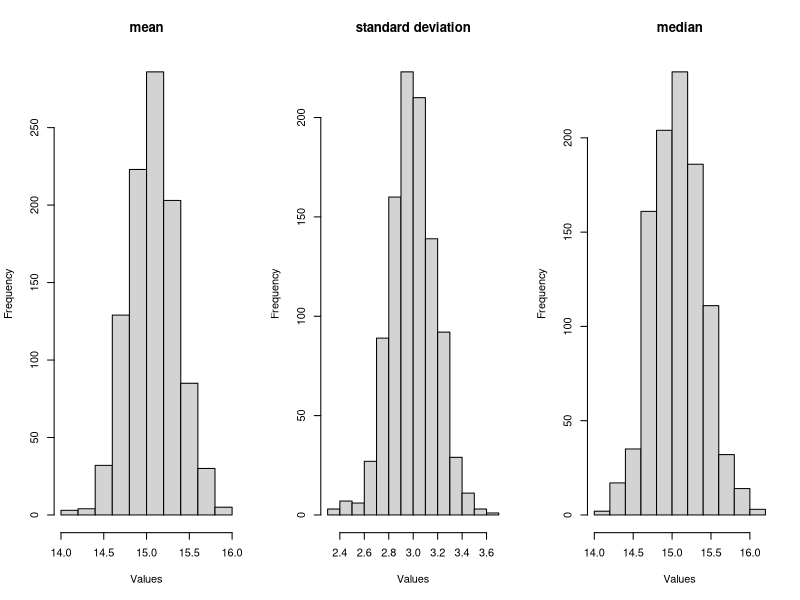
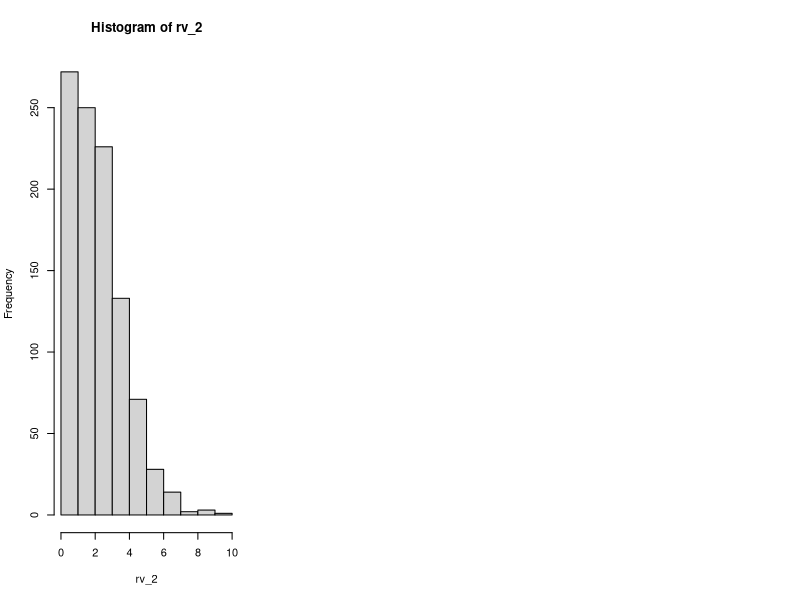
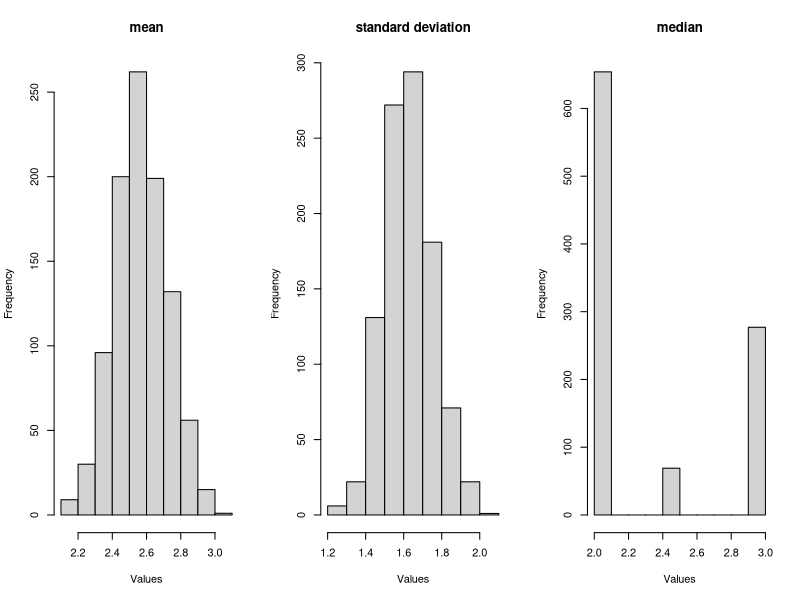
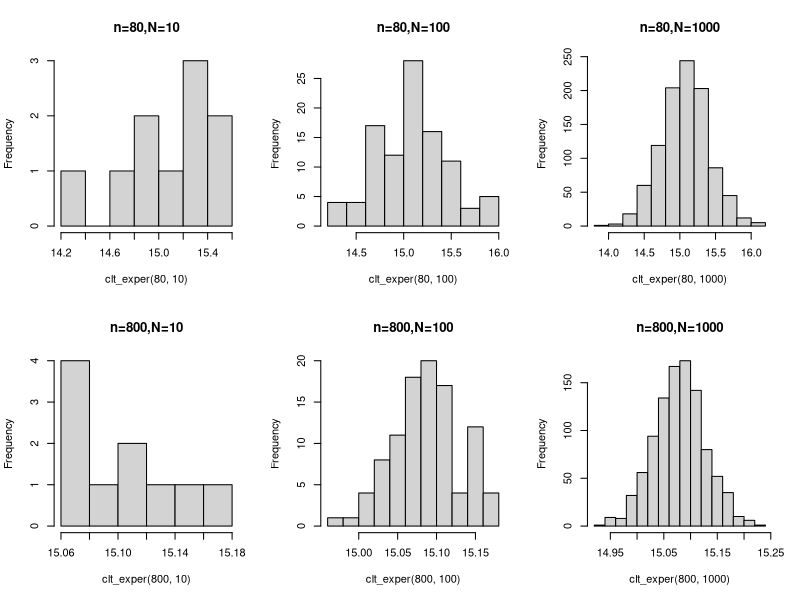
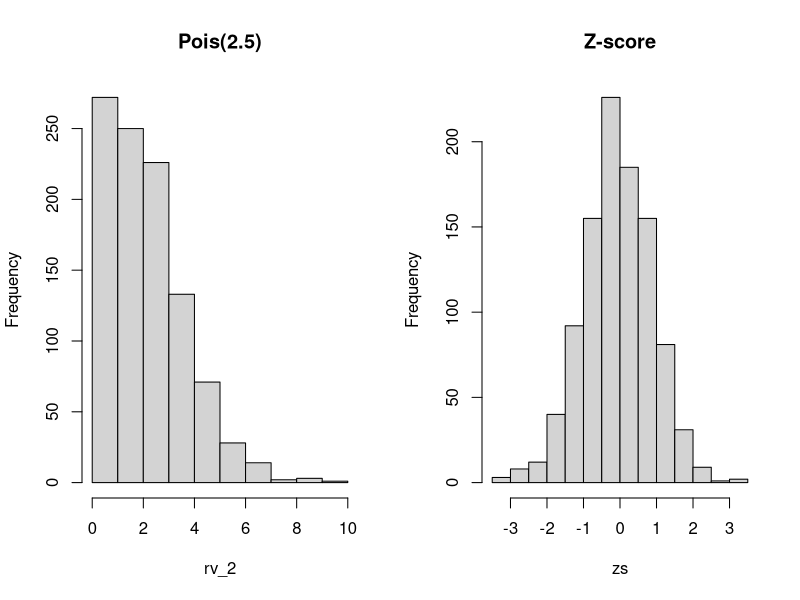
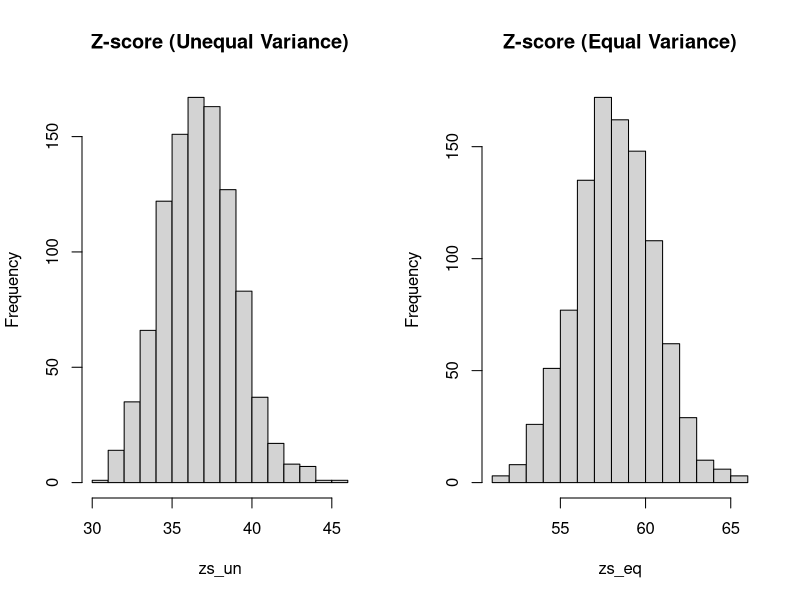
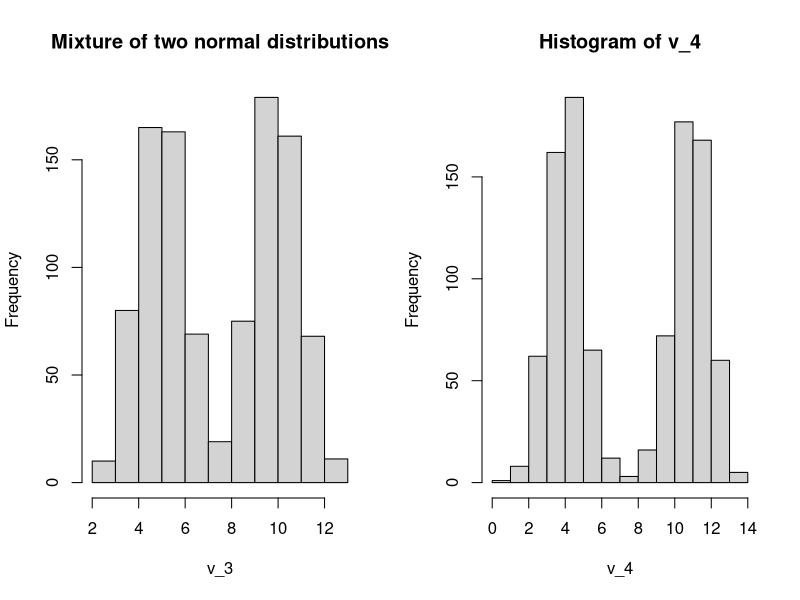
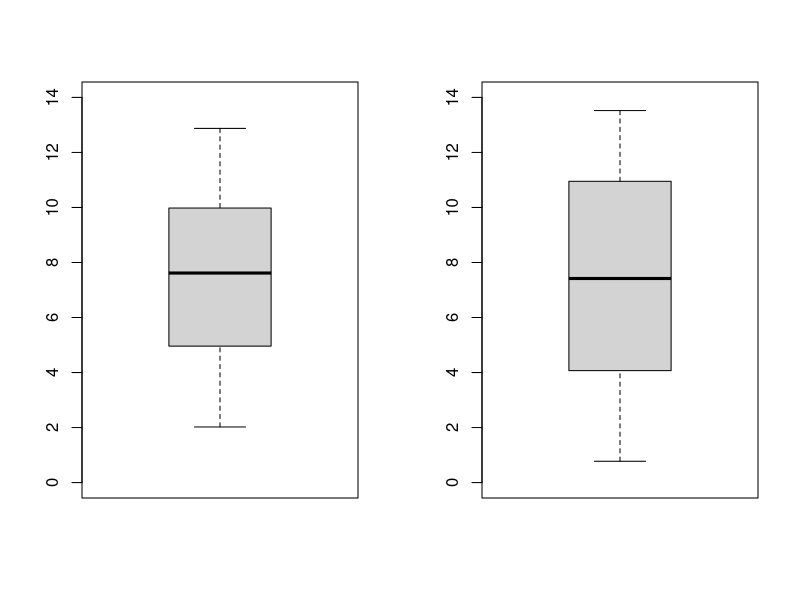

R code for these plots, in order:
## ---- chunk 1
# generate a random variable according to normal distribution with mean = 15 and sd = 3 
# assume as the population
rv_1 = rnorm(1000,15,3)
c(mean(rv_1),sd(rv_1),median(rv_1)) #true mean/sd/median

# generate random samples from rv_1 (the population)
s_1 = sample(rv_1,100)
c(mean(s_1),sd(s_1),median(s_1))

s_2 = sample(rv_1,100)
c(mean(s_2),sd(s_2), median(s_2))

s_3 = sample(rv_1,100)
c(mean(s_3),sd(s_3), median(s_3))
## ---- chunk 2
stats = matrix(NA,nrow = 1000,ncol = 3)

for (i in 1:1000){
  s = sample(rv_1,100) # sample size = 100
  stats[i,] = c(mean(s),sd(s),median(s))
}

par(mfrow=c(1,3))
hist(stats[,1],main="mean",xlab="Values")
hist(stats[,2],main="standard deviation",xlab="Values")
hist(stats[,3],main="median",xlab="Values")
## ---- chunk 3
mean(stats[,1])
## ---- chunk 4
c(mean(stats[,2]),mean(stats[,3]))
## ---- chunk 5
rv_2 = rpois(1000,2.5)
hist(rv_2)
## ---- chunk 6
# samples
stats = matrix(NA,nrow = 1000,ncol = 3)

for (i in 1:1000){
  s = sample(rv_2,100) # sample size = 100
  stats[i,] = c(mean(s),sd(s),median(s))
}

par(mfrow=c(1,3))
hist(stats[,1],main="mean",xlab="Values")
hist(stats[,2],main="standard deviation",xlab="Values")
hist(stats[,3],main="median",xlab="Values")
c(mean(stats[,1]),mean(stats[,2]),mean(stats[,3]))
## ---- chunk 7
# define a function and change n and N:
clt_exper = function(n,N){
  means = c()
for (i in 1:N){
  s = sample(rv_1,n)
  means = c(means,mean(s))
}
  return(means)
}

# plot the histograms
par(mfrow=c(2,3))
hist(clt_exper(80,10),main = "n=80,N=10")
hist(clt_exper(80,100),main = "n=80,N=100")
hist(clt_exper(80,1000),main = "n=80,N=1000")
hist(clt_exper(800,10),main = "n=800,N=10")
hist(clt_exper(800,100),main = "n=800,N=100")
hist(clt_exper(800,1000),main = "n=800,N=1000")
## ---- chunk 8
c(mean(clt_exper(80,1000)),mean(clt_exper(800,1000)))
c(sd(clt_exper(80,1000)),sd(clt_exper(800,1000)))
## ---- chunk 9
sdm = clt_exper(800,1000)
ms = mean(sdm)
quantile(sdm,probs=c(0.025,0.975))
## ---- chunk 10
ms-1.96*sd(sdm)
ms+1.96*sd(sdm)
## ---- chunk 11
m = mean(s_1)
s = sd(s_1)
m-1.96*s/sqrt(100)
m+1.96*s/sqrt(100)
## ---- chunk 12
# whether mu>14
t.test(s_1,mu=14,alternative="less")

# whether the two samples have equal means:
t.test(s_1,s_2)

# we don't assume equal length of the two vectors:
t.test(s_1,rv_1)
## ---- chunk 13
zs = c()

for (i in 1:1000){
  sp = sample(rv_2,100) # rv_2 here is a poisson distribution we generated before
  m = mean(sp)-mean(rv_2)
  se = sd(sp)/sqrt(100)
  z = m/se
  
  zs= c(zs,z)
}

par(mfrow=c(1,2))
hist(rv_2, main="Pois(2.5)")
hist(zs,main = "Z-score")
## ---- chunk 14
zs_un = c() # z scores unequal variance
zs_eq = c() # z scores equal variance

for (i in 1:1000){
  sp_1 = sample(rv_1,100) # rv_1 normal
  sp_2 = sample(rv_2,100) # rv_2 poisson
  
  # mean difference
  m = mean(sp_1)-mean(sp_2)
  
  # sample sds
  se_1 = sd(sp_1)
  se_2 = sd(sp_2)
  
  # unequal var.
  se_un = sqrt(se_1^2/100+se_2^2/100)
  # equal var.
  se_eq = sqrt(99*(se_1+se_2)/198)
  
  z_un = m/se_un
  z_eq = m/(se_eq*sqrt(2/100))
  
  zs_un = c(zs_un,z_un)
  zs_eq = c(zs_eq,z_eq)
}

par(mfrow=c(1,2))
hist(zs_un,main="Z-score (Unequal Variance)")
hist(zs_eq,main="Z-score (Equal Variance)")
c(mean(zs_un),mean(zs_eq))
## ---- chunk 15
t.test(sp_1,sp_2,var.equal = T)
t.test(sp_1,sp_2,var.equal = F)
## ---- chunk 16
v_1 = rnorm(500,5,1)
v_2 = rnorm(500,10,1)
v_3 = c(v_1,v_2)
hist(v_3,main="Mixture of two normal distributions")
mean(v_3)
## ---- chunk 17
# we define another variable in similar way:
v_4 = c(rnorm(500,4,1),rnorm(500,11,1))
hist(v_4)
mean(v_4)
## ---- chunk 18
t.test(v_3,v_4) # no difference of mean
## ---- chunk 19
quantile(v_3)
quantile(v_4)

par(mfrow=c(1,2))
boxplot(v_3,ylim=c(0,14))
boxplot(v_4,ylim=c(0,14))
## ---- chunk 20
sts = sd(v_3)-sd(v_4)
sds_all = c()

for (i in 1:1000){ #repeat many times
  values = c(v_3,v_4) # combine all values
  pv = sample(values) # randomly permute the values
  sds = sd(pv[1:500])-sd(pv[501:1000]) # split into two groups and calculate the difference of sds
  sds_all = c(sds_all,sds) 
}

hist(sds_all,xlim=c(-1,1))
abline(v=sts,col="red")

table(sts<sds_all)/1000 # probability of true!
## ---- chunk 21
library(boot)
data = data.frame(v_3,v_4)
sts = function(d,i){
  d2=d[i,]
  dis = sd(d2$v_3)-sd(d2$v_4)
  return(dis)
}
boot_sd = boot(data,sts,R=1000) # define the data, define the test statistic, repetition times
boot_sd
boot.ci(boot.out = boot_sd, type = c("norm", "basic", "perc", "bca"))
plot(boot_sd)
## ---- chunk 22
tbl = matrix(data=c(65, 45, 20, 40), nrow=2, ncol=2, byrow=T)
dimnames(tbl) = list(City=c('B', 'T'), Gender=c('M', 'F'))
tbl
chisq.test(tbl)
fisher.test(tbl)
## ---- chunk 23
# generate two highly skewed variables
r1 = rweibull(1000,0.5)
r2 = 0.5*r1 + rweibull(1000,0.5)
data = data.frame(r1,r2)

# calculate the correlation coefficients
cor.test(r1,r2)
cor.test(rank(r1),rank(r2))
## ---- chunk 24
# define the statistics:
rs_1 = function(d,i){
  d2=d[i,]
  r = cor(d2$r1,d2$r2,method="pearson")
  return(r)
}

rs_2 = function(d,i){
  d2=d[i,]
  r = cor(d2$r1,d2$r2,method="spearman")
  return(r)
}

# run bootstrapping
boot_r1 = boot(data,rs_1,R=1000) # define the data, define the test statistic, repetition times
boot_r2 = boot(data,rs_2,R=1000) # define the data, define the test statistic, repetition times

# obtain confidence interval
boot.ci(boot.out = boot_r1, type = c("norm", "basic", "perc", "bca"))
boot.ci(boot.out = boot_r2, type = c("norm", "basic", "perc", "bca"))
